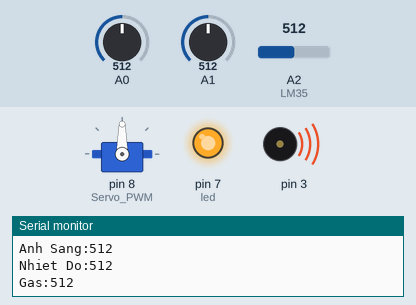
Simulated run of this sketch. Board: Arduino Uno, built with avr-gcc and run on an emulated ATmega328P. Parts: servo, output pins drawn as LEDs (lit = HIGH), buzzer (waves = sounding), the last lines printed to the serial monitor. The inputs (shaded band) are chosen by the test bench; at power-on: A2 (LM35) = 512, A0 = 512, A1 = 512.

Above: at 11.8 s.
11.9 s: A2 (LM35) set to 411
24.2 s: A2 (LM35) set to 383
At 35.2 s:
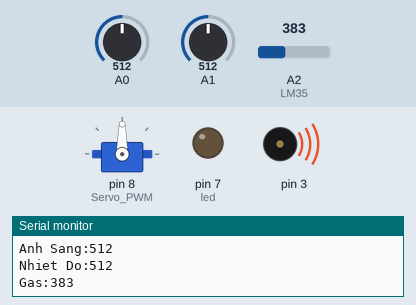
35.5 s: A2 (LM35) set to 511
At 37.6 s:
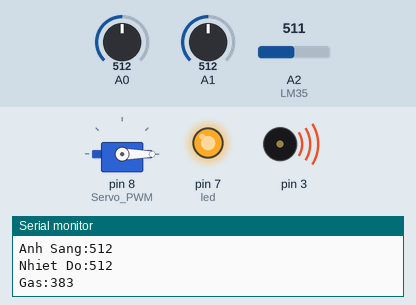
49.5 s: A2 (LM35) set to 306
At 51.9 s:
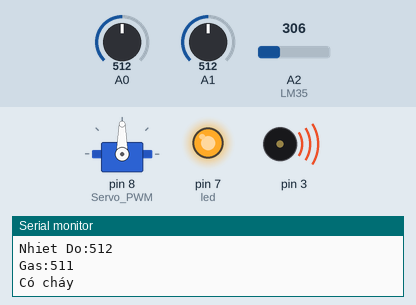
Timing chart, 0 to 60.5 s (numbered marks = the images above; inputs shaded):
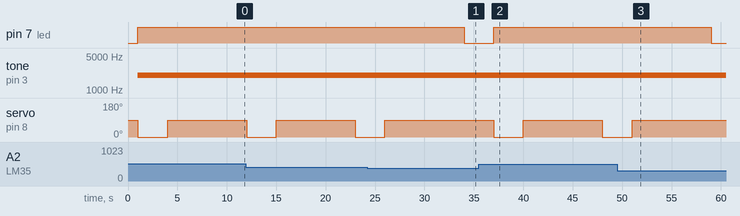

The sketch:

FireAlarm.ino
```cpp
#include <Servo.h>
#define Servo_PWM 8
Servo MG995_Servo;
int led = 7;
int heatSensor = A1;
void setup() {
  pinMode(led,OUTPUT);
  pinMode(3, OUTPUT);
  pinMode(A0, INPUT);
  MG995_Servo.attach(Servo_PWM);
  Serial.begin(9600);
}

int checkFire(int x, int y){
  if(x<=y){
    return 1;
  } else {
    return 0;
  }
}

void alarm(int sensor1,int sensor2,int sensor3){
  if (checkFire(sensor1, 300)==1){
    tone(3, 2000);
    digitalWrite(led, HIGH);
    MG995_Servo.write(0);
    delay(3000);
    MG995_Servo.write(90);
    MG995_Servo.attach(Servo_PWM);
    Serial.println("Có cháy");
    delay(5000);
  }
  else if (checkFire(sensor2,85)==1){
    tone(3, 2000);
    digitalWrite(led, HIGH);
    MG995_Servo.write(0);
    delay(3000);
    MG995_Servo.write(90);
    MG995_Servo.attach(Servo_PWM);
    Serial.println("Có cháy");
    delay(5000);
  }
  else if (checkFire(400, sensor3)==1){
    tone(3, 2000);
    digitalWrite(led, HIGH);
    MG995_Servo.write(0);
    delay(3000);
    MG995_Servo.write(90);
    MG995_Servo.attach(Servo_PWM);
    Serial.println("Có cháy");
    delay(5000);
  }
  else {
    digitalWrite(led, LOW);
  }
}

void loop() {
  int lightSensor = analogRead(A0);   //Đọc Analog chân A0 - cảm biến ánh sáng
  int heatSensor = analogRead(A1);   //Đọc Analog chân A1 - cảm biến MQ-2
  int gasSensor = analogRead(A2);   //đọc giá trị điện áp ở chân A2 - nhiệt trở LM35.
  delay(1000);
  alarm(lightSensor,heatSensor,gasSensor);
  Serial.print("Anh Sang:");
  Serial.println(lightSensor);
  Serial.print("Nhiet Do:");
  Serial.println(heatSensor);
  Serial.print("Gas:");
  Serial.println(gasSensor);
  delay(2000);
}
```

Measured:
- the behaviour switches between 400 and 399 on A2 (LM35) (found by bisection; images 0 and 1)
- after the input at 24.2 s, pin 7 (led): HIGH → LOW after 9.8 s; servo on pin 8 (Servo_PWM): goes on until 26.0 s, then stays 90°
- after the input at 35.5 s, pin 7 (led): LOW → HIGH after 1.5 s; servo on pin 8 (Servo_PWM): 90° → 0° after 1.5 s, → 90° 3.0 s later, → 0° 8.0 s later
- after the input at 49.5 s, pin 7 (led): HIGH → LOW after 9.5 s; servo on pin 8 (Servo_PWM): goes on until 51.0 s, then stays 90°
